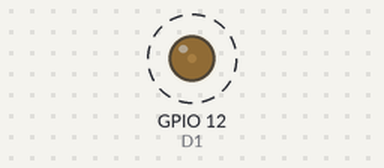
A sketch run on a simulated ESP32. Shown: output pins drawn as LEDs (lit = HIGH). Dashed ring = blinking.

Above: at 0.05 s.
Timing chart, 0 to 3.0 s (numbered marks = the images above):
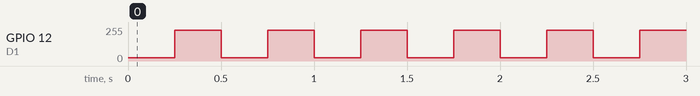

The sketch:

A05_blink_pwm.ino
```cpp
//------------------------------------------------------------
// Programa: A05_blink_pwm.ino (ESP32 + BIOS Shield)
// Autor: Gabriel Bravo Eguren T31A (13-01-2025)
// Descripción: Realiza un programa que, de forma indefinida, haga que un LED esté al 90%
//              de intensidad y cambie al 10% de intensidad (Como un parpadeo pero sin llegar nunca a apagarse
//              del todo ni a encenderse del todo)
//------------------------------------------------------------

#define D1 12

float bmax;
float bmin;

void setup()
{
  pinMode(D1, OUTPUT);

  bmax = 255 * 0.9;
  bmin = 255 * 0.1;
}

void loop()
{
  analogWrite(D1, bmin);
  delay(250);
  analogWrite(D1, bmax);
  delay(250);
}
```

Measured:
- by itself, GPIO 12 (D1): alternates 229/255 for 0.25 s and 25/255 for 0.25 s
